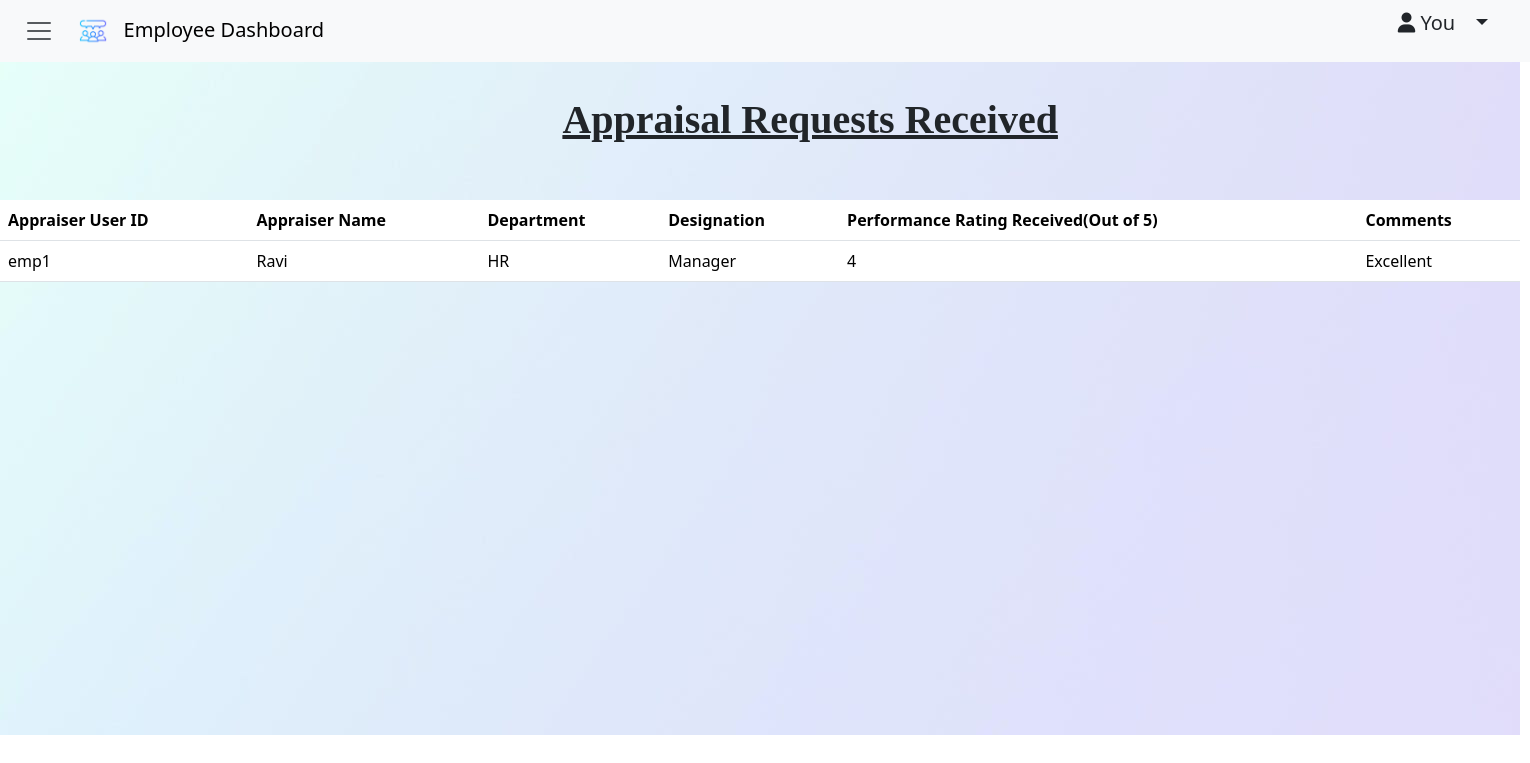
Screenshot of /employee/employee_appreceived/ (signed in) with the database file from the repository.
### employeeapp/models.py (models this page shows)
class Appraisal(models.Model):
    appraiseruserid=models.CharField(max_length=100, default=0)
    appraiseeuserid=models.CharField(max_length=100, default=0)
    name=models.CharField(max_length=256, null=False, blank=False)
    department=models.CharField(max_length=128)
    designation=models.CharField(max_length=128)
    performancerating=models.IntegerField(max_length=5)
    comments=models.TextField(max_length=2000)

### employeeapp/views.py (the view)
# urls.py: path('employee_appreceived/', views.employee_appreceived, name='employee_appreceived'),
def employee_appreceived(request):
    userid=request.session.get('userid')
    obj=Appraisal.objects.filter(appraiseeuserid=userid)
    return render(request, "employee_appreceived.html",{'appdetails':obj})

### employeeapp/templates/employee_appreceived.html (shortened to what this page needs)
<!DOCTYPE html>
<html lang="en">
{% load static %}
<head>
    <link href="bootstrap.css" rel="stylesheet">
    <link href="https://cdn.jsdelivr.net/npm/bootstrap@5.3.3/dist/css/bootstrap.min.css" rel="stylesheet"
>
    <link rel="stylesheet" href="https://cdnjs.cloudflare.com/ajax/libs/font-awesome/6.5.2/css/all.min.css" />
</head>
<body>
    <div id="outer">
        <div id="navbar">
            <nav class="navbar bg-body-tertiary fixed-top">
                <div class="container-fluid">
                    <button class="navbar-toggler" id="navtoggler" type="button" data-bs-toggle="offcanvas"
                        data-bs-target="#offcanvasNavbar" aria-controls="offcanvasNavbar"
                        aria-label="Toggle navigation">
                        <span class="navbar-toggler-icon">
                            <a class="navbar-brand" id="nav-title" href="#">
                                <img src="{% static 'logo.png' %}" alt="Logo" width="30" height="30"
                                    class="d-inline-block align-text-top">
                                &nbsp;
                                Employee Dashboard
                            </a>
                        </span>
                    </button>
                    <ul>
                        <li class="nav-item dropdown">
                            <a class="nav-link dropdown-toggle" href="#" role="button" data-bs-toggle="dropdown"
                                aria-expanded="false" style="font-size: 20px;"><i class="fa-solid fa-user"></i>
                                You &nbsp;
                            </a>
                        </li>
                    </ul>
                </div>
            </nav>
        </div>
        <div id="body">
            <h1><b><u>Appraisal Requests Received</u></b></h1>
            <br /><br />
            <form method="POST">
                <table class="table">
                    <thead>
                        <tr>
                            <th scope="col">Appraiser User ID</th>
                            <th scope="col">Appraiser Name</th>
                            <th scope="col">Department</th>
                            <th scope="col">Designation</th>
                            <th scope="col">Performance Rating Received(Out of 5)</th>
                            <th scope="col">Comments</th>
                        </tr>
                    </thead>
                    <tbody>
                        {% for a in appdetails %}
                        <tr>
                            <td>{{a.appraiseruserid}}</td>
                            <td>{{a.name}}</td>
                            <td>{{a.department}}</td>
                            <td>{{a.designation}}</td>
                            <td>{{a.performancerating}}</td>
                            <td>{{a.comments}}</td>
                        </tr>
                        {% endfor %}
                </table>
            </form>
        </div>
    </div>
</body>
</html>

### rows the page displays
Appraisal: appraiseruserid "emp1", name "Ravi", department "HR", designation "Manager", performancerating "4", comments "Excellent"
